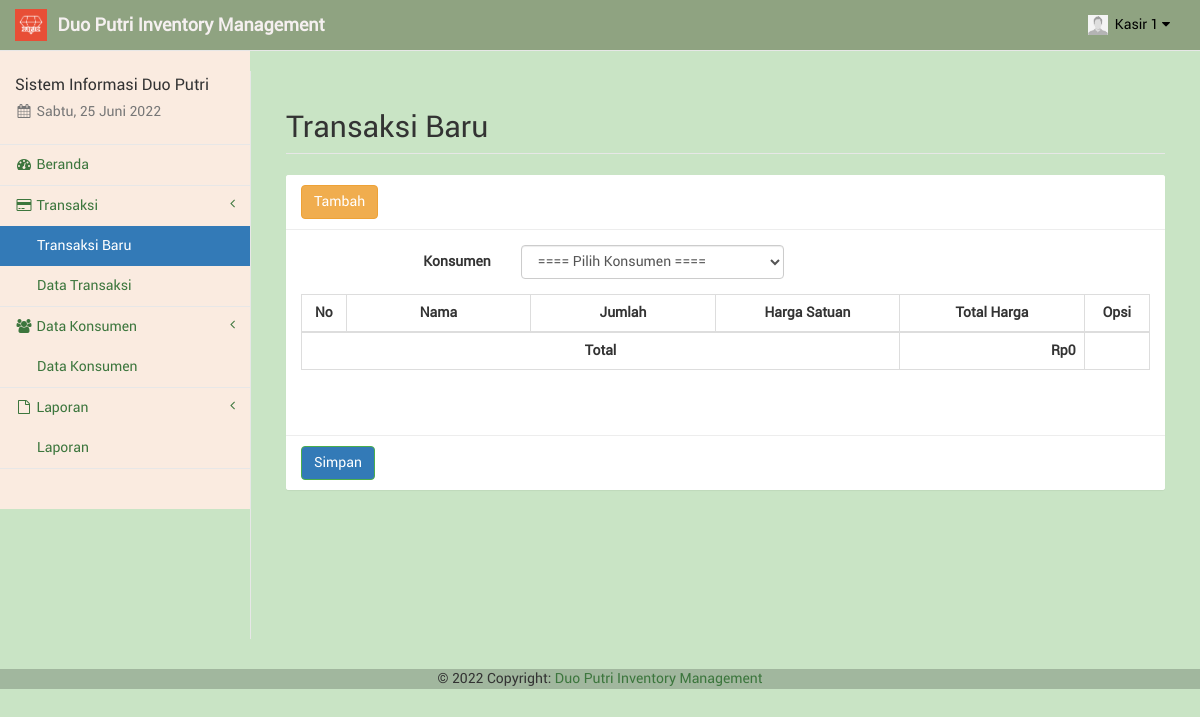
Screenshot of /kasir/trx_baru.php (signed in) with the database file from the repository.
### tables this page shows
CREATE TABLE `kasir` (
  `id_kasir` int(11) NOT NULL,
  `nama_kasir` varchar(50) NOT NULL,
  `telp_kasir` varchar(20) NOT NULL,
  `user_kasir` varchar(50) NOT NULL,
  `pass_kasir` varchar(100) NOT NULL,
  `foto_kasir` text NOT NULL,
  `id_adm` int(11) NOT NULL
);

### kasir/sess_check.php (called while the page is built, shortened)
<?php
	$chk_sess = $_SESSION['kasir'];
	include("dist/config/koneksi.php");
	$sql_sess = "SELECT * FROM kasir WHERE id_kasir='". $chk_sess ."'";
	$ress_sess = mysqli_query($conn, $sql_sess);
	$row_sess = mysqli_fetch_array($ress_sess);
	$sess_kasirname = $row_sess['nama_kasir'];
	$sess_kasirfoto = $row_sess['foto_kasir'];
?>

### kasir/dist/function/format_rupiah.php (called while the page is built, shortened)
<?php
	function format_rupiah($rp) {
		$jumlah = number_format($rp, 0, ",", ".");
		$rupiah = "Rp". $jumlah;
		return $rupiah;
	}
?>

### kasir/trx_baru.php (the view, shortened to what this page needs)
<?php
include("sess_check.php");
$pagedesc = "Transaksi Baru";
include("layout_top.php");
include("dist/function/format_rupiah.php");
?>
<div id="page-wrapper" style="background-color: #C9E4C5;">
	<div class="container-fluid">
		<div class="row">
			<div class="col-lg-12">
				<h1 class="page-header">Transaksi Baru</h1>
			</div>
		</div>
		<div class="row">
			<div class="col-lg-12"><?php include("layout_alert.php"); ?></div>
		</div>
		<div class="row">
			<div class="col-lg-12">
				<div class="panel panel-default">
					<div class="panel-heading">
						<a href="tmp_tambah.php" class="btn btn-warning">Tambah</a>
					</div>
					<form class="form-horizontal" method="POST" enctype="multipart/form-data">
						<div class="panel-body">
							<div class="form-group">
								<label class="control-label col-sm-3">Konsumen</label>
								<div class="col-sm-4">
									<select name="kon" id="kon" class="form-control" required>
										<option value="">==== Pilih Konsumen ====</option>
									</select>
								</div>
							</div>
							<table class="table table-striped table-bordered table-hover" id="tabel-data">
								<thead>
									<tr>
										<th width="1%">No</th>
										<th width="10%">Nama</th>
										<th width="10%">Jumlah</th>
										<th width="10%">Harga Satuan</th>
										<th width="10%">Total Harga</th>
										<th width="2%">Opsi</th>
									</tr>
								</thead>
									<?php
									$grand = 0;
										echo '<td class="text-center">'; ?>
								<tfoot>
									<tr>
										<th colspan="4" class="text-center">Total </th>
										<th class="text-right"><?php echo format_rupiah($grand); ?></th>
										<th class="text-center"> </th>
									</tr>
								</tfoot>
							</table>
						</div>
						<div class="panel-body">
						</div>
						<div class="panel-footer">
							<button type="submit" name="simpan" class="btn btn-success">Simpan</button>
						</div>
					</form>
				</div>
			</div>
		</div>
	</div>
</div>
<?php
include("layout_bottom.php");
?>

### kasir/layout_top.php (shortened to what this page needs)
<?php
$haries = array("Sunday" => "Minggu", "Monday" => "Senin", "Tuesday" => "Selasa", "Wednesday" => "Rabu", "Thursday" => "Kamis", "Friday" => "Jum'at", "Saturday" => "Sabtu");
$bulans = array("", "Januari", "Februari", "Maret", "April", "Mei", "Juni", "Juli", "Agustus", "September", "Oktober", "November", "Desember");
$hari_ini = $haries[date("l")];
$bulan_ini = $bulans[date("n")];
$tanggal = date("d");
$tahun = date("Y");
?>
<!DOCTYPE html>
<html lang="en">
<head>
	<link href="libs/bootstrap/dist/css/bootstrap.min.css" rel="stylesheet">
	<link href="libs/metisMenu/dist/metisMenu.min.css" rel="stylesheet">
	<link href="libs/datatables-plugins/integration/bootstrap/3/dataTables.bootstrap.css" rel="stylesheet">
	<link href="libs/datatables-responsive/css/dataTables.responsive.css" rel="stylesheet">
	<link href="dist/css/sb-admin-2.css" rel="stylesheet">
	<link href="dist/css/offline-font.css" rel="stylesheet">
	<link href="dist/css/custom.css" rel="stylesheet">
	<link href="libs/font-awesome/css/font-awesome.min.css" rel="stylesheet" type="text/css">
</head>
<body style="background-color: #C9E4C5 ;">
	<div id="wrapper" style="background-color: #C9E4C5;">
		<nav class="navbar navbar-default navbar-static-top" style="background-color: #8fa381 ;" role="navigation" style="margin-bottom: 0">
			<div class="navbar-header">
				<a class="navbar-brand hidden-xs" href="index.php">
					<img src="foto/logo.png" alt="brand" width="32" class="float-left image-brand">
					<div class="float-right">&nbsp;<strong style="color: #f5f0f0;">Duo Putri Inventory Management</strong></div>
				</a>
			</div>
			<ul class="nav navbar-top-links navbar-right">
				<li class="dropdown dropdown-right">
					<a class="dropdown-toggle" style="color: black; " data-toggle="dropdown" href="#">
						<img src="../foto/<?php echo $sess_kasirfoto; ?>" width="20px" height="20px" padding="0px">&nbsp;&nbsp;<?php echo ucfirst($sess_kasirname); ?>&nbsp;<i class="fa fa-caret-down"></i>
					</a>
				</li>
			</ul>
			<div class="navbar-default sidebar" role="navigation" style="background-color: #FAEBE0;">
				<div class="sidebar-nav navbar-collapse">
					<ul class="nav" id="side-menu">
						<li class="sidebar-search">
							<h4>Sistem Informasi Duo Putri</h4>
							<h5 class="text-muted"><i class="fa fa-calendar fa-fw"></i>&nbsp;<?php echo $hari_ini . ", " . $tanggal . " " . $bulan_ini . " " . $tahun ?></h5>
						</li>
						<?php
						if ($pagedesc == "Beranda") {
							echo '<li><a href="index.php" class="active"><i class="fa fa-tachometer fa-fw"></i>&nbsp;Beranda</a></li>';
						} else {
							echo '<li><a href="index.php"><i class="fa fa-tachometer fa-fw"></i>&nbsp;Beranda</a></li>';
						}
						if (isset($menuparent) && $menuparent == "transaksi") {
							echo '<li class="active">';
						} else {
							echo '<li>';
						}
						?>
						<a href="#"><i class="fa fa-credit-card fa-fw"></i>&nbsp;Transaksi<span class="fa arrow"></span></a>
						<ul class="nav nav-second-level">
							<?php
							if ($pagedesc == "Transaksi Baru") {
								echo '<li><a href="trx_baru.php" class="active">Transaksi Baru</a></li>';
							} else {
								echo '<li><a href="trx_baru.php">Transaksi Baru</a></li>';
							}
							?>
							<?php
							if ($pagedesc == "Data Transaksi") {
								echo '<li><a href="trx.php" class="active">Data Transaksi</a></li>';
							} else {
								echo '<li><a href="trx.php">Data Transaksi</a></li>';
							}
							?>
						</ul>
						</li>
						<?php
						if (isset($menuparent) && $menuparent == "konsumen") {
							echo '<li class="active">';
						} else {
							echo '<li>';
						}
						?>
						<a href="#"><i class="fa fa-group fa-fw"></i>&nbsp;Data Konsumen<span class="fa arrow"></span></a>
						<ul class="nav nav-second-level">
							<?php
							if ($pagedesc == "Data Konsumen") {
								echo '<li><a href="konsumen.php" class="active">Data Konsumen</a></li>';
							} else {
								echo '<li><a href="konsumen.php">Data Konsumen</a></li>';
							}
							?>
						</ul>
						<?php
						if (isset($menuparent) && $menuparent == "laporan") {
							echo '<li class="active">';
						} else {
							echo '<li>';
						}
						?>
						<a href="#"><i class="fa fa-file-o fa-fw"></i>&nbsp;Laporan<span class="fa arrow"></span></a>
						<ul class="nav nav-second-level">
							<?php
							if ($pagedesc == "Laporan") {
								echo '<li><a href="laporan.php" class="active">Laporan</a></li>';
							} else {
								echo '<li><a href="laporan.php">Laporan</a></li>';
							}
							?>
						</ul>
						</li>
					</ul>
				</div>
			</div>
		</nav>

### rows the page displays
kasir: foto_kasir (picture), nama_kasir "Kasir 1"

### other values shown
format_rupiah($grand) "Rp0"
